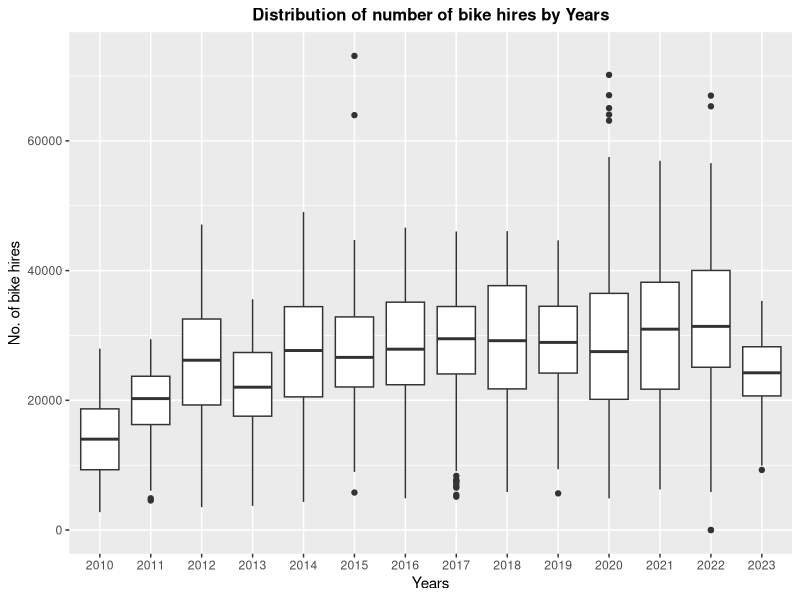
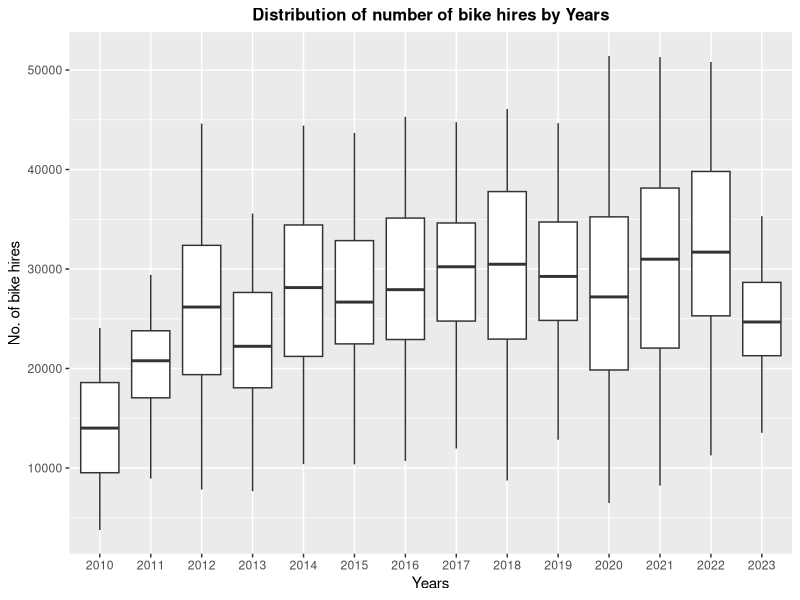
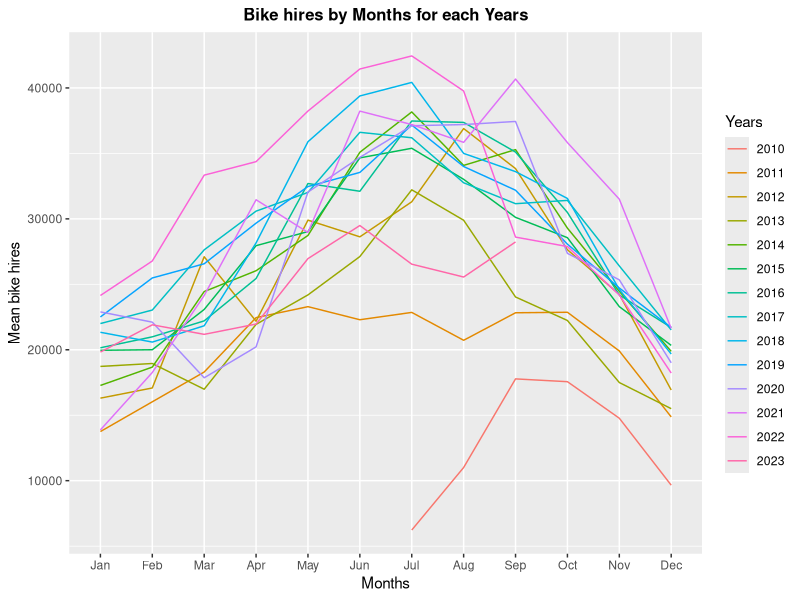
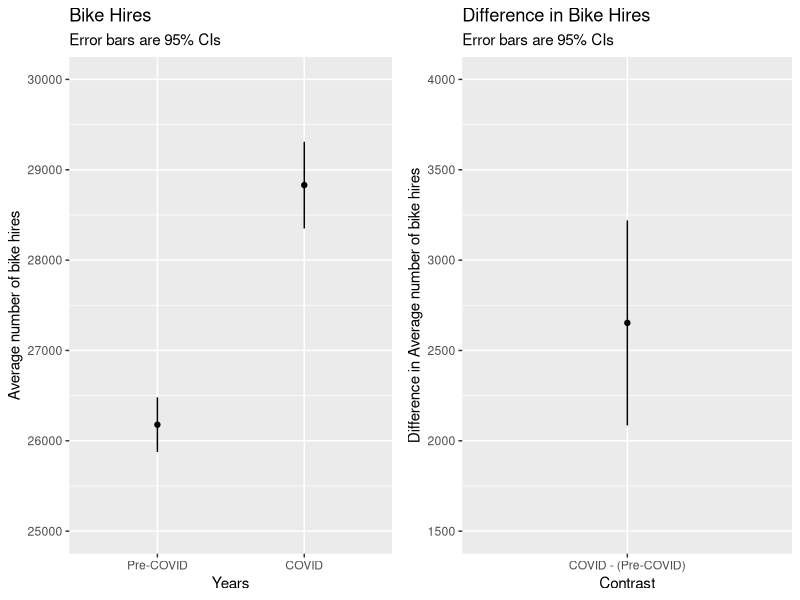
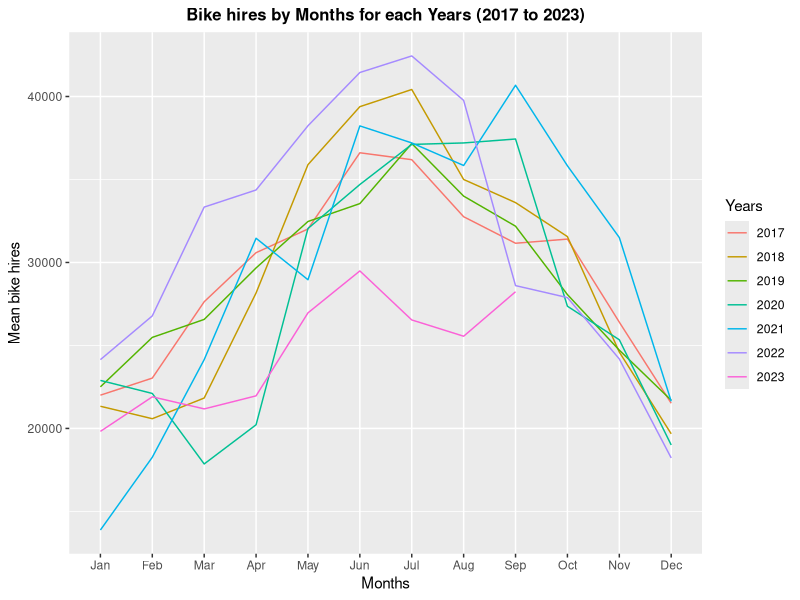
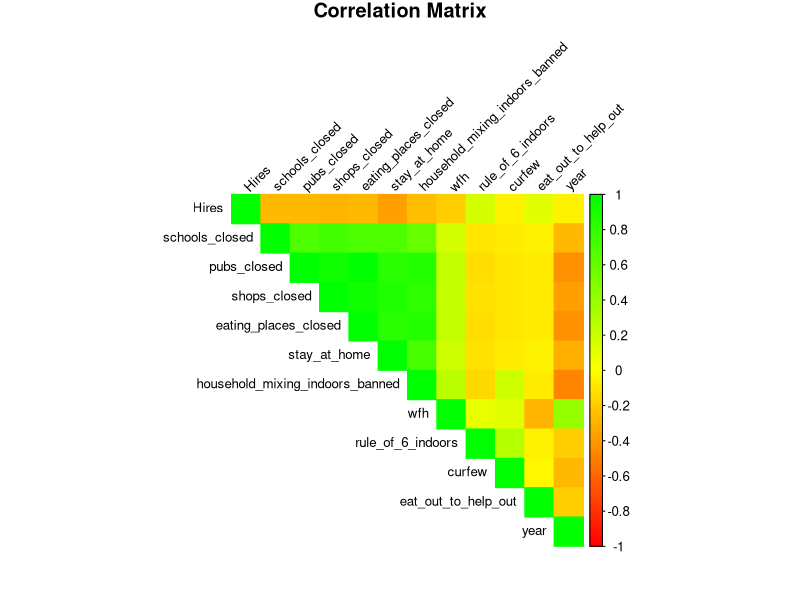

These figures' R source, in order:
## ---- chunk 1
library(tidyverse)
library(ggplot2)
library(dplyr)
library(emmeans)
library(gridExtra)
library(Hmisc)
library(car)
library(corrplot)
options(width=100)
## ---- chunk 2
# Import the .csv datafile as 'bikehires_data'
bikehires_data <- read.csv("London_COVID_bikes.csv", stringsAsFactors = TRUE)

# Summary of the 'bikehires_data' dataset
summary(bikehires_data)
str(bikehires_data)
## ---- chunk 3
# Checking for missing values or 'NAs'
sum(is.na(bikehires_data))
## ---- chunk 4
# Checking for duplicate values in our data.
sum(duplicated(bikehires_data))
## ---- chunk 5
# Making boxplot to identify potential outliers
ggplot(bikehires_data) + geom_boxplot(aes(x= factor(bikehires_data$year), y= bikehires_data$Hires)) + labs(x= "Years", y="No. of bike hires", title = "Distribution of number of bike hires by Years") + theme(plot.title = element_text(size = 12, face = "bold", hjust = 0.5))
## ---- chunk 6
# Filtering out the potential outliers
bikehires_data_wo_outliers <- bikehires_data %>% group_by(year) %>% filter(Hires <= (mean(Hires)+2*sd(Hires)) & Hires >= (mean(Hires)-2*sd(Hires)))
## ---- chunk 7
ggplot(bikehires_data_wo_outliers) + geom_boxplot(aes(x= factor(bikehires_data_wo_outliers$year), y= bikehires_data_wo_outliers$Hires)) + labs(x= "Years", y="No. of bike hires", title = "Distribution of number of bike hires by Years") + theme(plot.title = element_text(size = 12, face = "bold", hjust = 0.5))
## ---- chunk 8
# Custom labels for months
custom_month_labels <- c("Jan","Feb","Mar","Apr", "May", "Jun","Jul", "Aug","Sep","Oct","Nov","Dec")
  bikehires_data_wo_outliers$month <- factor(bikehires_data_wo_outliers$month, levels = custom_month_labels)

# Custom labels for days of the week
custom_list <- c("Sun","Mon","Tue","Wed","Thu","Fri","Sat") 
  bikehires_data_wo_outliers$day <- factor(bikehires_data_wo_outliers$day, levels = custom_list)

# Checking the summary and structure of the updated dataset
summary(bikehires_data_wo_outliers)
str(bikehires_data_wo_outliers)
## ---- chunk 9
# Creating summary tibble for our dataset
bikehires_summary <- bikehires_data_wo_outliers %>% group_by(month, year) %>% summarise(mean_hires = mean(Hires))

# Plotting the line graph
ggplot(bikehires_summary)+geom_line(aes(x=month,y=mean_hires,group=factor(year),color=factor(year))) + labs(x= "Months", y="Mean bike hires", title = "Bike hires by Months for each Years", color = "Years") + theme(plot.title = element_text(size = 12, face = "bold", hjust = 0.5))
## ---- chunk 10
#Creating a variable to flag whether a record is Pre-COVID or during COVID
bikehires_data_wo_outliers <- bikehires_data_wo_outliers %>% mutate(COVID_Flag=ifelse(year<"2020", "Pre-COVID", "COVID"))
## ---- chunk 11
# Creating custom labels to ensure correct order of Pre-COVID and COVID numbers on the graph
custom_period_labels <- c("Pre-COVID","COVID")
  bikehires_data_wo_outliers$COVID_Flag <- factor(bikehires_data_wo_outliers$COVID_Flag, levels = custom_period_labels)

# Using 'lm' and 'emmeans' function to get confidence intervals and 'confint' to get contrast in bike hires across COVID and pre-COVID years
m.hires.by.period <- lm(Hires~COVID_Flag, data=bikehires_data_wo_outliers)
(  m.hires.by.period.emm <- emmeans(m.hires.by.period, ~COVID_Flag)  )
(  m.hires.by.period.contrast <- confint(pairs(m.hires.by.period.emm))  )

# Plotting side by side the average number of bike hires and difference in average number of bike hires
grid.arrange(
    ggplot(summary(m.hires.by.period.emm), aes(x=COVID_Flag, y=emmean, ymin=lower.CL, ymax=upper.CL)) + 
        geom_point() + geom_linerange() + 
        labs(y="Average number of bike hires", x="Years", subtitle="Error bars are 95% CIs", title="Bike Hires") + ylim(25000,30000), 
    ggplot(m.hires.by.period.contrast, aes(x=contrast, y=-estimate, ymin=-lower.CL, ymax=-upper.CL)) + 
        geom_point() + geom_linerange() + 
        labs(y="Difference in Average number of bike hires", x="Contrast", subtitle="Error bars are 95% CIs", title="Difference in Bike Hires") +
      scale_x_discrete(labels = c("COVID - (Pre-COVID)")) + ylim(1500,4000),
    ncol=2
)
## ---- chunk 12
# Creating a new dataset focused on year 2017 to 2023
bikehires_2017_beyond <- bikehires_data_wo_outliers %>% filter(year>="2017")

# Plotting the line graph for the smaller dataset
bikehires_2017beyond_summary <- bikehires_2017_beyond %>% group_by(month, year) %>% summarise(mean = mean(Hires))
ggplot(bikehires_2017beyond_summary)+geom_line(aes(x=month,y=mean,group=factor(year),color=factor(year))) + labs(x= "Months", y="Mean bike hires", title = "Bike hires by Months for each Years (2017 to 2023)", color = "Years") + theme(plot.title = element_text(size = 12, face = "bold", hjust = 0.5))
## ---- chunk 13
bikehires_preCOVID <- bikehires_2017_beyond %>% filter(year<"2020", year>="2017")
bikehires_COVID <- bikehires_2017_beyond %>% filter(year>="2020")
## ---- chunk 14
# Comparing Pre-COVID and COVID bike hires using a welch two sample t-test
t.test(bikehires_preCOVID$Hires, bikehires_COVID$Hires)
## ---- chunk 15
# Creating the correlation matrix
cor_matrix <- rcorr(as.matrix(select_if(bikehires_COVID, is.numeric)))
cor_matrix
## ---- chunk 16
# Plotting the correlations
corrplot(cor_matrix$r, method = "color", type = "upper", tl.col = "black", tl.srt = 45, col = colorRampPalette(c("red", "yellow", "green"))(100), main = "Correlation Matrix", 
mar = c(1, 1, 1, 1),tl.cex = 0.8 )
## ---- chunk 17
# Creating the linear model
m.precovid <- lm(Hires ~ factor(year) + month + day, bikehires_preCOVID)

# Creating another model by taking interactions
m.precovid.interactions <- lm(Hires ~ factor(year)*month*day, bikehires_preCOVID)

# Comparing models for better fit
anova(m.precovid,m.precovid.interactions)
## ---- chunk 18
# Creating the linear model
m.covid <- lm(Hires ~ factor(year) + month + day + wfh + rule_of_6_indoors + eat_out_to_help_out, bikehires_COVID)

# Creating another model by taking interactions
m.covid.interactions <- lm(Hires ~ factor(year)*month*day*wfh*rule_of_6_indoors*eat_out_to_help_out, bikehires_COVID)

# Comparing models for better fit
anova(m.covid,m.covid.interactions)
## ---- chunk 19
# Creating a lm model for 'wfh', 'rule of 6 indoors' and 'eat out to help out'. Let's refer to this as 'base model'.
m.hires.by.covidelements <- lm(Hires ~ wfh + rule_of_6_indoors + eat_out_to_help_out, bikehires_COVID)

# Print summary of the model
summary(m.hires.by.covidelements)
## ---- chunk 20
confint(m.hires.by.covidelements)
## ---- chunk 21
# (i)   Control for days
m.hires.by.covidelements.and.days <- lm(Hires ~ wfh + rule_of_6_indoors + eat_out_to_help_out + day, bikehires_COVID)
# (ii)  Control for months
m.hires.by.covidelements.and.months <- lm(Hires ~ wfh + rule_of_6_indoors + eat_out_to_help_out + month, bikehires_COVID)
# (iii) Control for years
m.hires.by.covidelements.and.years <- lm(Hires ~ wfh + rule_of_6_indoors + eat_out_to_help_out + factor(year), bikehires_COVID)
## ---- chunk 22
# Comparing 'base model' with control for days
anova(m.hires.by.covidelements,m.hires.by.covidelements.and.days)
## ---- chunk 23
# Comparing 'base model' with control for months
anova(m.hires.by.covidelements,m.hires.by.covidelements.and.months)
## ---- chunk 24
# Comparing 'base model' with control for years
anova(m.hires.by.covidelements,m.hires.by.covidelements.and.years)
